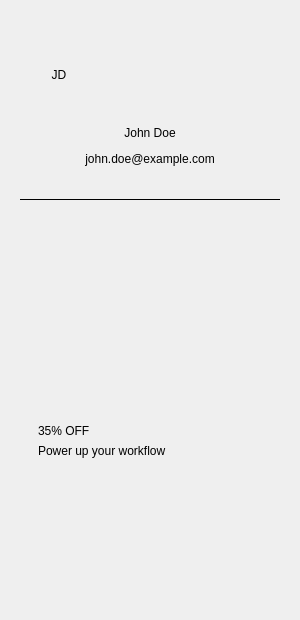
<?xml version="1.0" encoding="UTF-8"?>
<ui version="4.0">
 <class>DashboardAccountPanel</class>
 <widget class="QWidget" name="DashboardAccountPanel">
  <property name="minimumSize">
   <size>
    <width>300</width>
    <height>620</height>
   </size>
  </property>
  <layout class="QVBoxLayout" name="rootLayout">
   <property name="spacing"><number>12</number></property>
   <property name="leftMargin"><number>20</number></property>
   <property name="topMargin"><number>16</number></property>
   <property name="rightMargin"><number>20</number></property>
   <property name="bottomMargin"><number>18</number></property>
   <item>
    <layout class="QHBoxLayout" name="headerLayout">
     <item>
      <spacer name="headerSpacer">
       <property name="orientation"><enum>Qt::Horizontal</enum></property>
       <property name="sizeHint" stdset="0">
        <size><width>40</width><height>20</height></size>
       </property>
      </spacer>
     </item>
    </layout>
   </item>
   <item>
    <widget class="QLabel" name="avatarLabel">
     <property name="minimumSize"><size><width>78</width><height>78</height></size></property>
     <property name="maximumSize"><size><width>78</width><height>78</height></size></property>
     <property name="text"><string>JD</string></property>
     <property name="alignment"><set>Qt::AlignCenter</set></property>
    </widget>
   </item>
   <item>
    <widget class="QLabel" name="nameLabel">
     <property name="text"><string>John Doe</string></property>
     <property name="alignment"><set>Qt::AlignCenter</set></property>
    </widget>
   </item>
   <item>
    <widget class="QLabel" name="emailLabel">
     <property name="text"><string>john.doe@example.com</string></property>
     <property name="alignment"><set>Qt::AlignCenter</set></property>
    </widget>
   </item>
   <item>
    <layout class="QHBoxLayout" name="accountsLayout">
     <property name="spacing"><number>10</number></property>
     <item>
      <spacer name="accountsLeftSpacer">
       <property name="orientation"><enum>Qt::Horizontal</enum></property>
       <property name="sizeHint" stdset="0">
        <size><width>20</width><height>20</height></size>
       </property>
      </spacer>
     </item>
     <item>
      <spacer name="accountsRightSpacer">
       <property name="orientation"><enum>Qt::Horizontal</enum></property>
       <property name="sizeHint" stdset="0">
        <size><width>20</width><height>20</height></size>
       </property>
      </spacer>
     </item>
    </layout>
   </item>
   <item>
    <widget class="QFrame" name="topSeparator">
     <property name="frameShape"><enum>QFrame::HLine</enum></property>
     <property name="frameShadow"><enum>QFrame::Plain</enum></property>
    </widget>
   </item>
   <item>
    <layout class="QVBoxLayout" name="menuLayout">
     <property name="spacing"><number>4</number></property>
    </layout>
   </item>
   <item>
    <spacer name="menuSpacer">
     <property name="orientation"><enum>Qt::Vertical</enum></property>
     <property name="sizeHint" stdset="0">
      <size><width>20</width><height>26</height></size>
     </property>
    </spacer>
   </item>
   <item>
    <widget class="QFrame" name="promoFrame">
     <property name="minimumSize"><size><width>0</width><height>148</height></size></property>
     <layout class="QVBoxLayout" name="promoLayout">
      <property name="leftMargin"><number>18</number></property>
      <property name="topMargin"><number>16</number></property>
      <property name="rightMargin"><number>18</number></property>
      <property name="bottomMargin"><number>16</number></property>
      <item>
       <widget class="QLabel" name="promoTitle">
        <property name="text"><string>35% OFF</string></property>
       </widget>
      </item>
      <item>
       <widget class="QLabel" name="promoSubtitle">
        <property name="text"><string>Power up your workflow</string></property>
       </widget>
      </item>
      <item>
       <spacer name="promoSpacer">
        <property name="orientation"><enum>Qt::Vertical</enum></property>
        <property name="sizeHint" stdset="0">
         <size><width>20</width><height>20</height></size>
        </property>
       </spacer>
      </item>
     </layout>
    </widget>
   </item>
   <item>
    <layout class="QVBoxLayout" name="logoutLayout"/>
   </item>
  </layout>
 </widget>
 <resources/>
 <connections/>
</ui>
